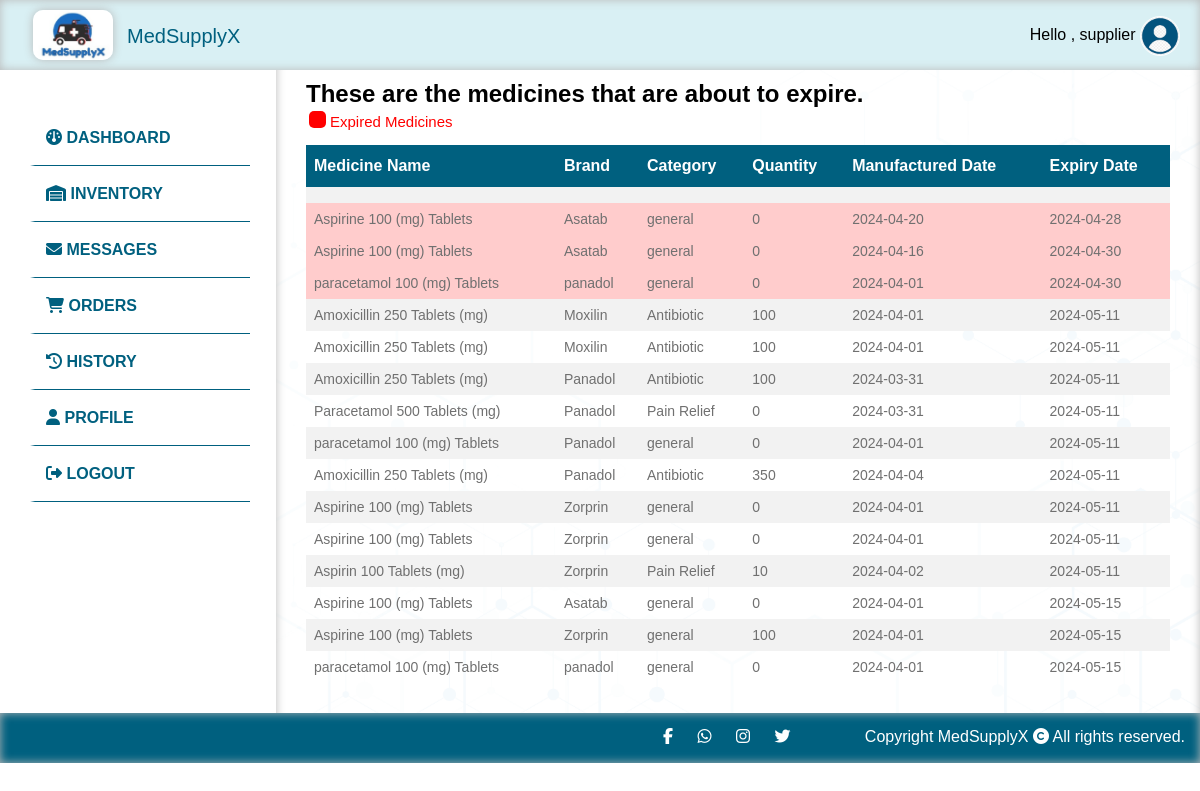
Page /suppliers/expiremedicines (signed in) on the committed database.
### tables this page shows
CREATE TABLE `supplierinventory` (
  `id` int(11) NOT NULL,
  `medicineId` int(11) NOT NULL,
  `medicineName` varchar(100) NOT NULL,
  `brand` varchar(50) NOT NULL,
  `category` varchar(50) NOT NULL,
  `volume` int(11) NOT NULL,
  `type` varchar(50) NOT NULL,
  `batchNo` varchar(50) NOT NULL,
  `quantity` int(11) NOT NULL,
  `manufactureDate` date NOT NULL,
  `expireDate` date NOT NULL,
  `supplierId` int(11) NOT NULL
);

### app/controllers/Suppliers.php (called while the page is built, shortened)
<?php
class Suppliers extends Controller
{
    public $supplierModel;
    public function __construct()
    {
        $this->supplierModel = $this->model('Supplier');
    }
    public function expiremedicines()
    {
        $goingToExpireMedicines = $this->supplierModel->getGoingToExpireMedicines();
        $data = [
            'expiredmedicines' => $goingToExpireMedicines
        ];
        $this->view('supplier/expiremedicines', $data);
    }
}

### app/libraries/Core.php (called while the page is built, shortened)
<?php
    class Core {
        protected $currentMethod = 'index';
        public function __construct() {
            $url = $this->getUrl();
            if(isset($url[0])){
            if(file_exists('../app/controllers/' . ucwords($url[0]) . '.php')) {
                unset($url[0]);
            }
        }
            $this->currentController = new $this->currentController;
            if(isset($url[1])) {
                if(method_exists($this->currentController, $url[1])) {
                    $this->currentMethod = $url[1];
                    unset($url[1]);
                }
            }
            $this->params = $url ? array_values($url) : [];
            call_user_func_array([$this->currentController, $this->currentMethod], $this->params);
      }
       public function getUrl() {
           if(isset($_GET['url'])) {
               $url = rtrim($_GET['url'], '/');
               $url = filter_var($url, FILTER_SANITIZE_URL);
               $url = explode('/', $url);
               return $url;
           }
       }
    }
    ?>

### public/index.php (called while the page is built, shortened)
<?php
    $init = new Core;
?>

### app/libraries/Database.php (called while the page is built, shortened)
<?php
class Database {
    private $host = DB_HOST;
    private $user = DB_USER;
    private $pass = DB_PASS;
    private $dbname= DB_NAME;
    private $dbh;
    private $stmt;
    public function __construct(){
        $dsn = 'mysql:host=' . $this->host . ';dbname=' . $this->dbname;
        $options = array(
            PDO::ATTR_PERSISTENT => true,
            PDO::ATTR_ERRMODE => PDO::ERRMODE_EXCEPTION
        );
        try{
            $this->dbh = new PDO($dsn, $this->user, $this->pass, $options);
        } catch(PDOException $e){
            $this->error = $e->getMessage();
            echo $this->error;
        }
    }
    public function query($sql){
        $this->stmt = $this->dbh->prepare($sql);
    }
    public function bind($param, $value, $type = null){
        if(is_null($type)){
            switch(true){
                case is_int($value):
                    $type = PDO::PARAM_INT;
                    break;
            }
        }
        $this->stmt->bindValue($param, $value, $type);
    }
    public function execute(){
        return $this->stmt->execute();
    }
    public function resultSet(){
        $this->execute();
        return $this->stmt->fetchAll(PDO::FETCH_OBJ);
    }
}

### app/models/Supplier.php (called while the page is built, shortened)
<?php
class Supplier
{
    private $db;
    public function __construct()
    {
        $this->db = new Database;
    }
    public function getGoingToExpireMedicines()
    {
        $this->db->query('SELECT * FROM supplierinventory WHERE supplierId = :supplierId AND expireDate <= CURDATE() OR expireDate BETWEEN CURDATE() AND DATE_ADD(CURDATE(), INTERVAL 14 DAY) ORDER BY expireDate ASC');
        $this->db->bind(':supplierId', $_SESSION['USER_DATA']['id']);
        $results = $this->db->resultSet();
        return $results;
    }
}

### app/views/supplier/expiremedicines.php (the view, shortened to what this page needs)
<!DOCTYPE html>
<html lang="en">
<head>
<link rel="stylesheet" href="<?php echo URLROOT ?>/public/css/style.css">
</head>
<body>
<?php require APPROOT . '/views/inc/header.php'; ?>
<?php require APPROOT . '/views/inc/supplier_sidebar.php'; ?>
<div class="content">
<h2>
<div class="anim">
These are the medicines that are about to expire.
</div>
</h2>
<table>
  <tr>
     <td> <div class="red-rectangle"></div> </td>
     <td>  <div class="importantMessage"> Expired Medicines </div></td>
    </tr>
  </table>
<div class="anim">
<table class="customers" id="myTable">
<tr>
<th> Medicine Name </th>
<th> Brand </th>
<th> Category </th>
<th> Quantity</th>
<th> Manufactured Date</th>
<th> Expiry Date </th>
</tr>
<tr>
<td> </td>
<td> </td>
<td> </td>
<td> </td>
<td> </td>
<td> </td>
</tr>
<?php foreach ($data['expiredmedicines'] as $inventory) : ?>
<tr>
<td> <?php echo $inventory->medicineName ?>
   <?php echo $inventory->volume ?>
   <?php echo $inventory->type ?> </td>
<td> <?php echo $inventory->brand ?> </td>
<td> <?php echo $inventory->category ?> </td>
<td> <?php echo $inventory->quantity ?> </td>
<td> <?php echo $inventory->manufactureDate ?> </td>
<td> <?php echo $inventory->expireDate ?> </td>
</tr>
<?php endforeach; ?>
</table>
</div>
</div>
</div>
<?php require APPROOT . '/views/inc/footer.php'; ?>
</body>
</html>

### public/css/style.css (style rules this page uses)
* { box-sizing: border-box; margin: 0; }
body { font-family:Arial, Helvetica, sans-serif; min-height: 100vh; }
.content { background: rgb(255,255,255); background: linear-gradient(90deg, rgba(255,255,255,1) 0%, rgb(235, 252, 255) 100%); padding: 30px; flex: 1; margin-top: 50px; background-repeat: no-repeat; background-size: cover; box-shadow: 0px 10px 10px rgb(185, 185, 185) inset; background-image: url(../img/background.png); }
.anim { animation: 2s anim-lineUp ease-out; }
.customers { font-family: Arial, Helvetica, sans-serif; border-collapse: collapse; width: 100%; margin-top: 10px; }
.customers td, .customers th { border: 0px solid #ddd; padding: 8px; color:#707070; }
.customers td { font-size: 14px; }
.customers tr:nth-child(even) { background-color: #f2f2f2; }
.customers th { padding-top: 12px; padding-bottom: 12px; text-align: left; background-color: #00607F; color: white; }
.importantMessage { color: red; font-size: 15px; }
.red-rectangle { background-color: red; width: 17px; height: 17px; border-radius: 5px; text-align: center; color: white; font-weight: bold; padding-top: 5px; display: inline-block; margin:auto; }

### rows in the picture
supplierinventory: medicineName "Aspirine", volume "100", type "(mg) Tablets", brand "Asatab", category "general", quantity "0", manufactureDate "2024-04-20", expireDate "2024-04-28"
supplierinventory: medicineName "Aspirine", volume "100", type "(mg) Tablets", brand "Asatab", category "general", quantity "0", manufactureDate "2024-04-16", expireDate "2024-04-30"
supplierinventory: medicineName "paracetamol", volume "100", type "(mg) Tablets", brand "panadol", category "general", quantity "0", manufactureDate "2024-04-01", expireDate "2024-04-30"
supplierinventory: medicineName "Amoxicillin", volume "250", type "Tablets (mg)", brand "Moxilin", category "Antibiotic", quantity "100", manufactureDate "2024-04-01", expireDate "2024-05-11"
supplierinventory: medicineName "Amoxicillin", volume "250", type "Tablets (mg)", brand "Moxilin", category "Antibiotic", quantity "100", manufactureDate "2024-04-01", expireDate "2024-05-11"
supplierinventory: medicineName "Amoxicillin", volume "250", type "Tablets (mg)", brand "Panadol", category "Antibiotic", quantity "100", manufactureDate "2024-03-31", expireDate "2024-05-11"
supplierinventory: medicineName "Paracetamol", volume "500", type "Tablets (mg)", brand "Panadol", category "Pain Relief", quantity "0", manufactureDate "2024-03-31", expireDate "2024-05-11"
supplierinventory: medicineName "paracetamol", volume "100", type "(mg) Tablets", brand "Panadol", category "general", quantity "0", manufactureDate "2024-04-01", expireDate "2024-05-11"
supplierinventory: medicineName "Amoxicillin", volume "250", type "Tablets (mg)", brand "Panadol", category "Antibiotic", quantity "350", manufactureDate "2024-04-04", expireDate "2024-05-11"
supplierinventory: medicineName "Aspirine", volume "100", type "(mg) Tablets", brand "Zorprin", category "general", quantity "0", manufactureDate "2024-04-01", expireDate "2024-05-11"
supplierinventory: medicineName "Aspirine", volume "100", type "(mg) Tablets", brand "Zorprin", category "general", quantity "0", manufactureDate "2024-04-01", expireDate "2024-05-11"
supplierinventory: medicineName "Aspirin", volume "100", type "Tablets (mg)", brand "Zorprin", category "Pain Relief", quantity "10", manufactureDate "2024-04-02", expireDate "2024-05-11"
supplierinventory: medicineName "Aspirine", volume "100", type "(mg) Tablets", brand "Asatab", category "general", quantity "0", manufactureDate "2024-04-01", expireDate "2024-05-15"
supplierinventory: medicineName "Aspirine", volume "100", type "(mg) Tablets", brand "Zorprin", category "general", quantity "100", manufactureDate "2024-04-01", expireDate "2024-05-15"
supplierinventory: medicineName "paracetamol", volume "100", type "(mg) Tablets", brand "panadol", category "general", quantity "0", manufactureDate "2024-04-01", expireDate "2024-05-15"

### other values in the picture
$_SESSION['USER_DATA']['name'] "supplier"
